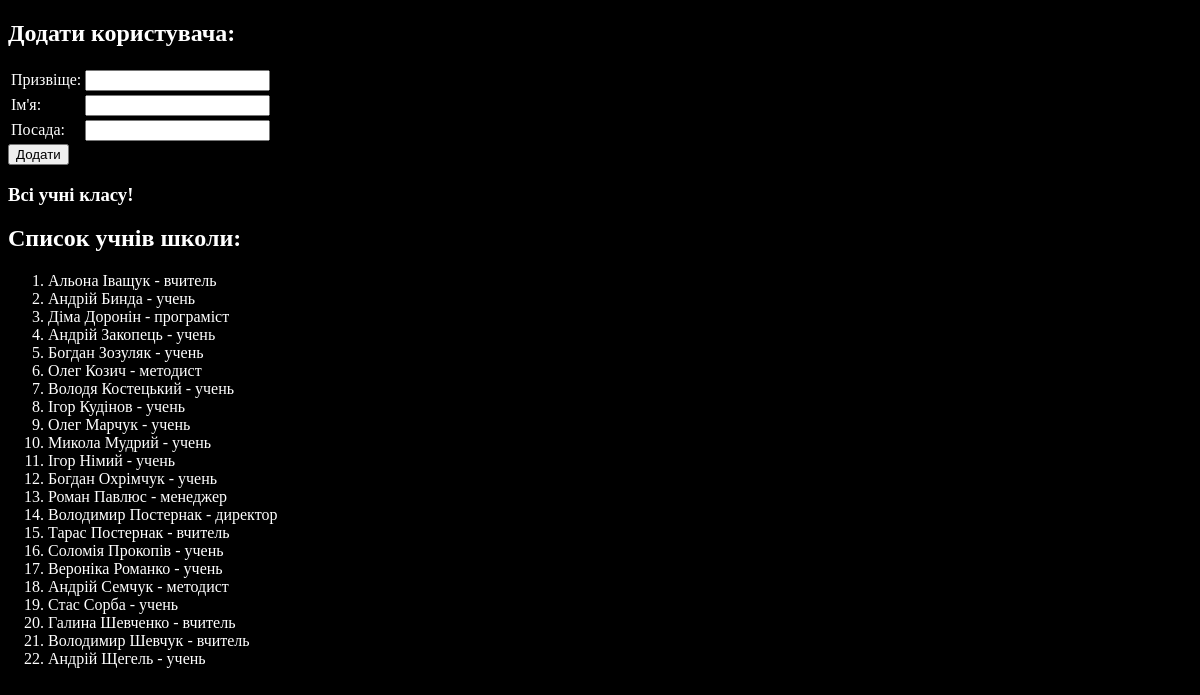
Page /uch_add on the committed database.
### school/models.py (models this page shows)
class Student(models.Model):
   name = models.CharField(max_length=20)
   lastname = models.CharField(max_length=20)
   post = models.TextField(max_length=50)

### mysite/views.py (the view)
# urls.py: re_path(r'^uch_add$', views.uch_add),
def uch_add(request):
    all = Student.objects.all()
    if request.method == "POST":
        pers = Student()
        pers.lastname = request.POST.get("fam")
        pers.name = request.POST.get("nam")
        pers.post = request.POST.get("pos")
        if (pers not in all):
            pers.save()
        powid=str(pers.lastname)+" "+str(pers.name)+" "+str(pers.post)+" - додано!"
    else:
        powid="Всі учні класу!"
    context = {
        'students': all,
        'p': powid,
        }
    return render(request, "uch_add.html", context)

### templates/uch_add.html (shortened to what this page needs)
{% load static %}
<!DOCTYPE html>
<html lang="uk">
<head>
    <link rel="stylesheet" href="{% static "css/style.css" %}">
</head>
<body>
    <h2>Додати користувача:</h2>
    <form method="post">
        <table>
            <tr><td>Призвіще:</td><td><input type="text" name="fam"></td></tr>
            <tr><td>Ім'я:</td><td><input type="text" name="nam"></td></tr>
            <tr><td>Посада:</td><td><input type="text" name="pos"></td></tr>
        </table>
        <input type="submit" value="Додати">
    </form>
    <h3><b>{{ p }}</b></h3>
    <h2>Список учнів школи:</h2>
    <ol>
    {% for s in students|dictsort:'lastname' %}
        <li>{{ s.name }} {{ s.lastname }} - {{ s.post }}</li>
    {% endfor %}
    </ol>
</body>
</html>

### rows in the picture
Student: name "Альона", lastname "Іващук", post "вчитель"
Student: name "Андрій", lastname "Бинда", post "учень"
Student: name "Діма", lastname "Доронін", post "програміст"
Student: name "Андрій", lastname "Закопець", post "учень"
Student: name "Богдан", lastname "Зозуляк", post "учень"
Student: name "Олег", lastname "Козич", post "методист"
Student: name "Володя", lastname "Костецький", post "учень"
Student: name "Ігор", lastname "Кудінов", post "учень"
Student: name "Олег", lastname "Марчук", post "учень"
Student: name "Микола", lastname "Мудрий", post "учень"
Student: name "Ігор", lastname "Німий", post "учень"
Student: name "Богдан", lastname "Охрімчук", post "учень"
Student: name "Роман", lastname "Павлюс", post "менеджер"
Student: name "Володимир", lastname "Постернак", post "директор"
Student: name "Тарас", lastname "Постернак", post "вчитель"
Student: name "Соломія", lastname "Прокопів", post "учень"
Student: name "Вероніка", lastname "Романко", post "учень"
Student: name "Андрій", lastname "Семчук", post "методист"
Student: name "Стас", lastname "Сорба", post "учень"
Student: name "Галина", lastname "Шевченко", post "вчитель"
Student: name "Володимир", lastname "Шевчук", post "вчитель"
Student: name "Андрій", lastname "Щегель", post "учень"

### other values in the picture
{{ p }} "Всі учні класу!"
